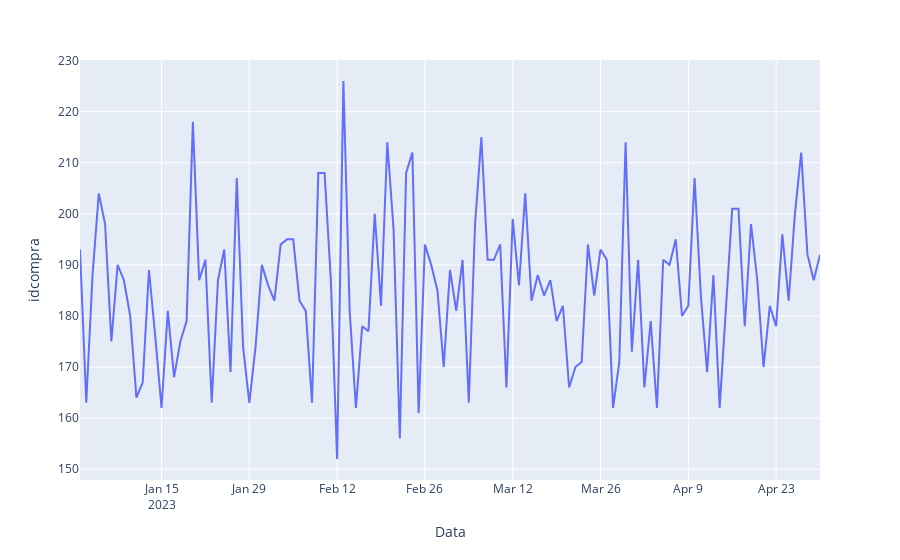

Notebook source saved alongside this figure:
### Code cell
# Gráfico de linhas plotly - Compras por período
px.line(venda_por_data, x="Data", y="idcompra")
